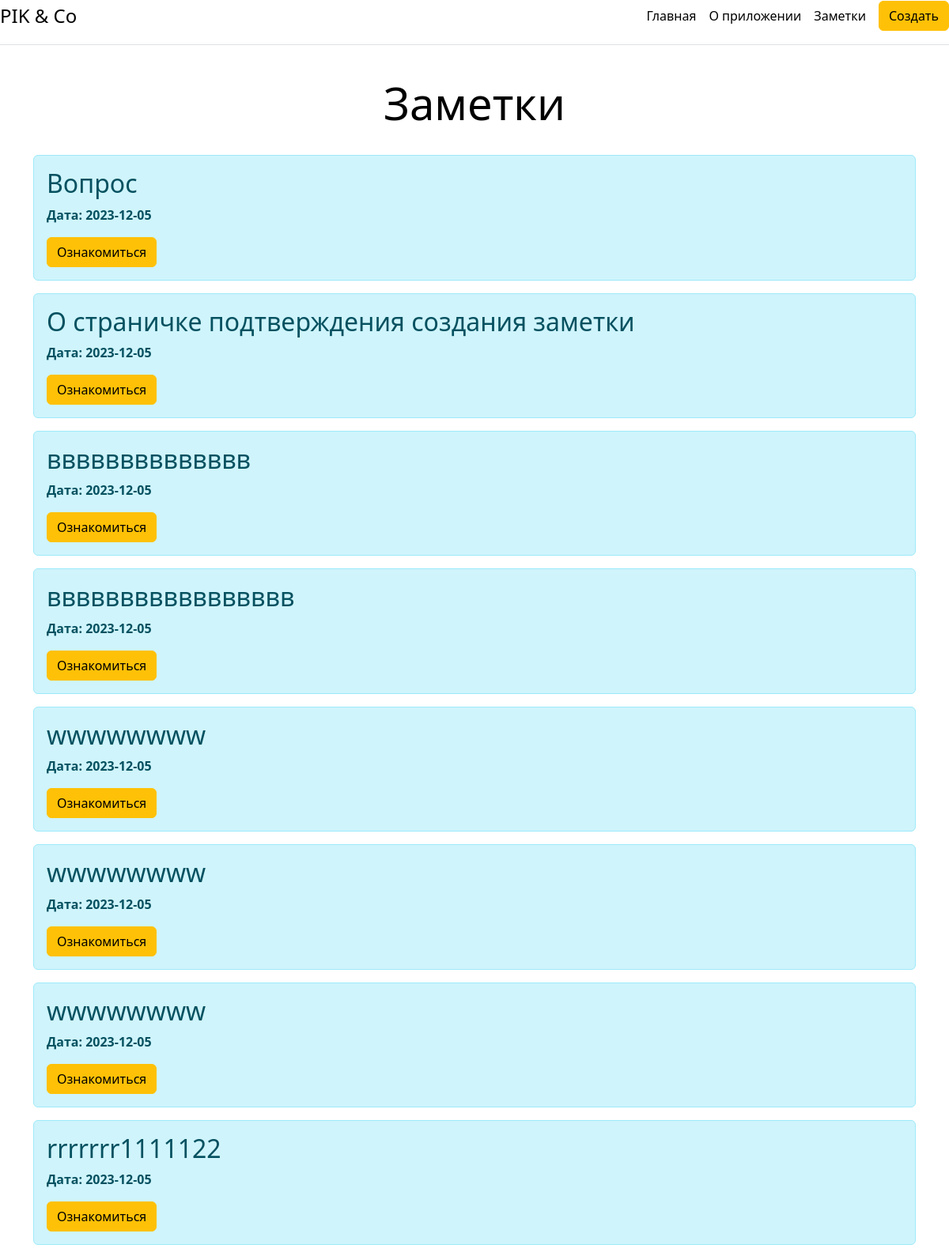
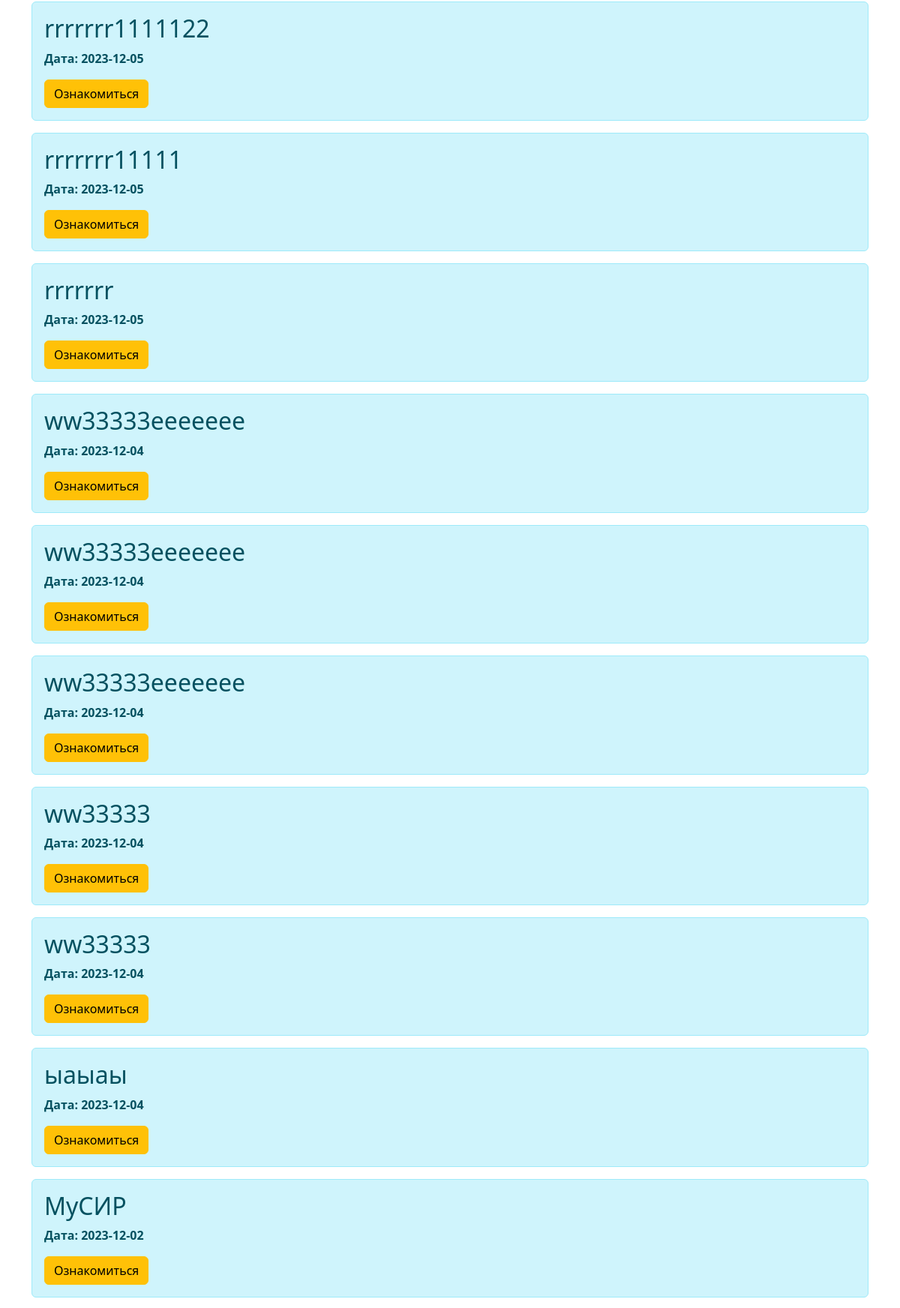
The app's page /notes (upper part) with its own data (2 pictures, top to bottom).
### app.py (models this page shows, shortened)
class Note(db.Model):
    uuid = db.Column(db.String(36), primary_key=True,  default=lambda: str(uuid.uuid4()))
    title = db.Column(db.String(100), nullable=False)
    text = db.Column(db.Text, nullable=False)
    created_at = db.Column(db.DateTime, default=datetime.utcnow)

### app.py (the view)
@app.route('/notes')
def posts():
    notes = Note.query.order_by(Note.created_at.desc()).all()
    return render_template('notes.html', notes=notes)

### templates/notes.html (shortened to what this page needs)
{% extends "base.html" %}
{% block content %}
<div class='container'>
	<div class="pricing-header p-3 pb-md-4 mx-auto text-center">
      <h1 class="display-4 fw-normal text-body-emphasis">Заметки</h1>
    </div>
    {% if notes|length > 0 %}
        {% for el in notes %}
        <div class="alert alert-info">
            <h2>{{ el.title }}</h2>
            <p><b>Дата: {{ el.created_at.date() }}</b></p>
            <a href="/notes/{{ el.uuid }}" class="btn btn-warning">Ознакомиться</a>
        </div>
        {% endfor %}
    {% else %}
    <p>У нас пока нет заметок. Разместите первую.</p>
    {% endif %}
</div>
{% endblock %}

### records on screen
Note: title "Вопрос", created_at "2023-12-05"
Note: title "О страничке подтверждения создания заметки", created_at "2023-12-05"
Note: title "вввввввввввввв", created_at "2023-12-05"
Note: title "ввввввввввввввввв", created_at "2023-12-05"
Note: title "wwwwwwww", created_at "2023-12-05"
Note: title "wwwwwwww", created_at "2023-12-05"
Note: title "wwwwwwww", created_at "2023-12-05"
Note: title "rrrrrrr1111122", created_at "2023-12-05"
Note: title "rrrrrrr1111122", created_at "2023-12-05"
Note: title "rrrrrrr11111", created_at "2023-12-05"
Note: title "rrrrrrr", created_at "2023-12-05"
Note: title "ww33333eeeeeee", created_at "2023-12-04"
Note: title "ww33333eeeeeee", created_at "2023-12-04"
Note: title "ww33333eeeeeee", created_at "2023-12-04"
Note: title "ww33333", created_at "2023-12-04"
Note: title "ww33333", created_at "2023-12-04"
Note: title "ыаыаы", created_at "2023-12-04"
Note: title "МуСИР", created_at "2023-12-02"
